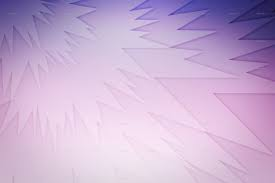
#> input picture Image Processing Theory/colorGradient.jpg, 275 x 183 px
$ jupyter execute 'Canny Edge Detection.ipynb'
#> lines starting #> are read from the running program, lines starting #| are printed output that depends on the picture; after the words box and inside, x2 and y2 are one past the last pixel; in counts of white or black regions, pixels touching at a corner belong together
[cell 1]
import cv2
import numpy as np
from matplotlib import pyplot as plt

img = cv2.imread('colorGradient.jpg',0)
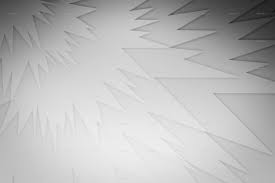
#> img: shape (183, 275); min 24, max 240, mean 186
# apply gaussian filter to the image or apply a smoothening transform to the image.
# here we use a 5 by 5 averaging convolutional average matrix( I sound like Pro :P )

# kernel = np.ones((4,4),np.float32)/25
# dst = cv2.filter2D(img,-1,kernel)

edges = cv2.Canny(img,100,200)
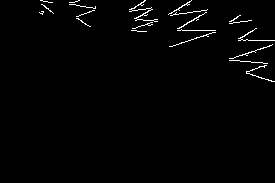
#> edges: shape (183, 275); 1.5% white in thin lines or dots, all inside (x1, y1, x2, y2) = (39, 0, 275, 82)

plt.subplot(221),plt.imshow(img,cmap = 'gray')
plt.title('Original Image'), plt.xticks([]), plt.yticks([])
plt.subplot(222),plt.imshow(edges,cmap = 'gray')
plt.title('Edge Image'), plt.xticks([]), plt.yticks([])
# [5 lines of commented-out code are left out]

plt.show()
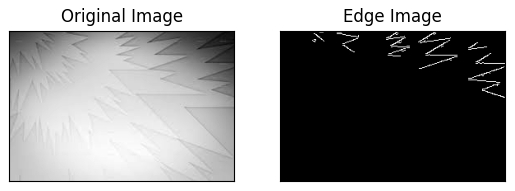
#> figure drawn by matplotlib, 2 panels
